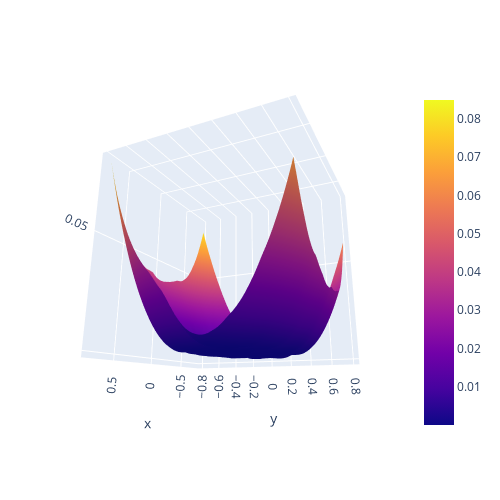

The cell this chart's notebook holds for it:
### Code cell
lim = 0.8
n = 100
x = np.linspace(-lim, lim, n)
z = []
for i in x:
    z_line = []
    for j in x:
        z_line.append(func20d_n(np.array([j,i])))
    z.append(z_line)
fig = go.Figure(data=[go.Surface(z=z, x=x, y=y)])
fig.update_layout(autosize=False,
              scene_camera_eye=dict(x=1.87, y=0.88, z=-0.64),
              width=500, height=500,
              margin=dict(l=65, r=50, b=65, t=90))
